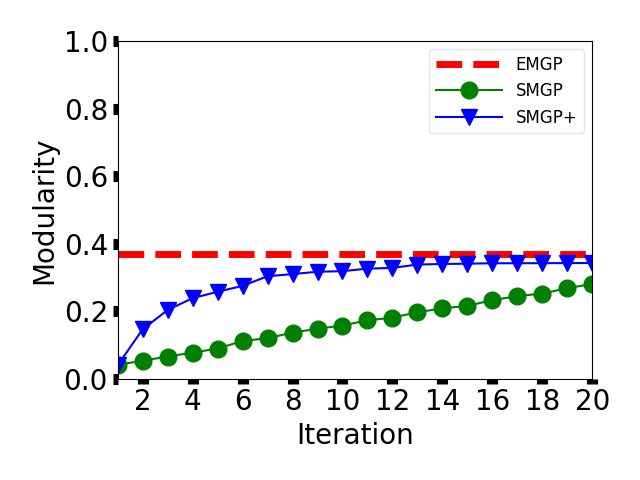

Write the Python code that produced this figure.
import matplotlib.pyplot as plt
import matplotlib
import numpy as np
import os
from pylab import *
font = {'size':20}
matplotlib.rc('font', **font)
matplotlib.use('Agg')
params = {'legend.fontsize': 12,
          'legend.handlelength': 4}
matplotlib.rcParams.update(params)
params = {'mathtext.default': 'regular' }          
matplotlib.rcParams.update(params)
def main():
	
	def draw(inputfile,outputfile):
		exact=[1 for i in range(20)]
		AS=[0 for i in range(20)]
		US=[0 for i in range(20)]

		with open(inputfile) as f:
			content=f.readlines()
			for index in range(len(content)):

				if (index==0):
					strlist = content[index].replace(',',' ').split()
					for i in range(len(exact)):
						exact[i]=round(float(strlist[3]),2)
				if (index==1):
					strlist = content[index].split()
					for i in range(len(AS)):
						AS[i]=float(strlist[i+1])
				if (index==2):
					strlist = content[index].split()
					for i in range(len(US)):
						US[i]=float(strlist[i+1])
		tick_params(which='major',width=8)
		xtick=[1,2,3,4,5,6,7,8,9,10,11,12,13,14,15,16,17,18,19,20]

		plt.plot(xtick,exact,label='EMGP',linestyle='--',linewidth=5,color='red')	
		plt.axis([1,20,0,1])				
		plt.plot(xtick,US,label='SMGP',marker='o',markersize=12,color='green')
		plt.plot(xtick,AS,label='SMGP+',marker='v',markersize=12,color='blue')	
		#plt.xticks([1,2,3,4,5,6,7,8,9,10],[1,2,3,4,5,6,7,8,9,10])						
		plt.xticks([2,4,6,8,10,12,14,16,18,20],[2,4,6,8,10,12,14,16,18,20])



		label="Modularity"
		plt.ylabel(label)
		label="Iteration"  #on motif "+str(self.motif)+",(s="+str(args.samplesRate)+")"
		plt.xlabel(label)

		plt.legend(numpoints=1)
		plt.legend(fancybox=True, framealpha=0.5)
		plt.tight_layout()
		plt.savefig(outputfile)
		plt.close()


	inputfile="lineplot1.txt"
	outputfile="lineplot1.png"
	print ("draw")
	draw(inputfile,outputfile)

if __name__ == "__main__":
	main()